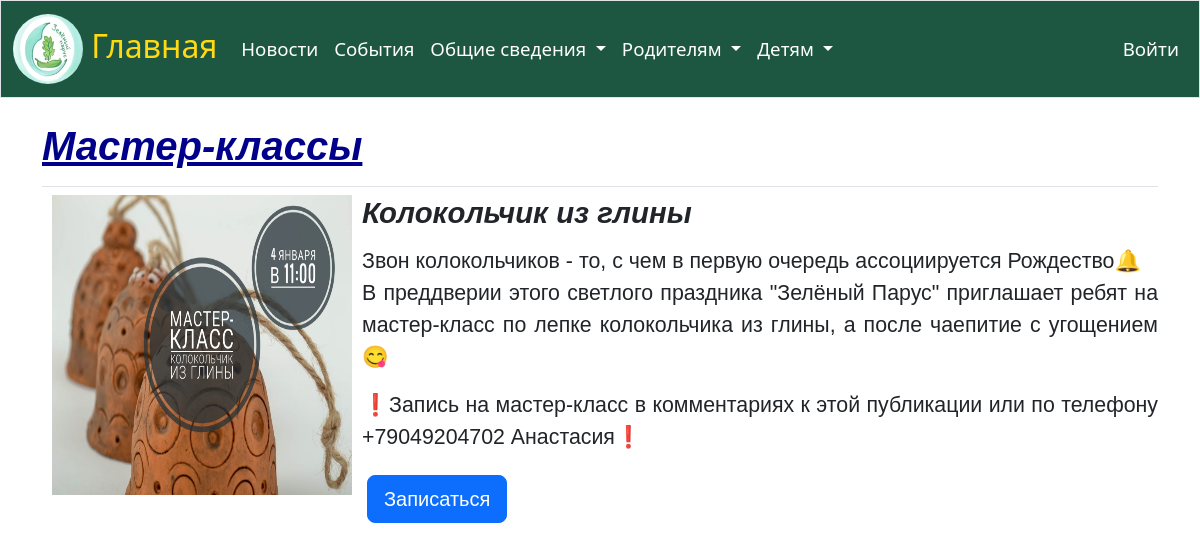
/masterclasses/1, run on the app's committed database.
### main/models.py (models this page shows)
class Masterclasses(models.Model):
    title = models.CharField(max_length=250, verbose_name='Название')
    description = models.TextField(verbose_name='Описание')
    link = models.CharField(max_length=250, verbose_name='Ссылка на форму')
    photo = models.ImageField(verbose_name='Фото', upload_to='media/masterclasses/', null=True)
    def __str__(self):
        return self.title
    class Meta:
        verbose_name = 'Мастер-класс'
        verbose_name_plural = 'Мастер-классы'
        ordering = ['id']

### main/views.py (the view)
# urls.py: path('masterclasses/<int:masterclass_id>', views.masterclass, name='masterclass'),
def masterclass(request, masterclass_id):
    current_masterclass = Masterclasses.objects.get(id=masterclass_id)
    context = {'masterclass': current_masterclass}
    return render(request, 'main/masterclass.html', context)

### main/templates/main/masterclass.html (shortened to what this page needs)
{% extends 'main/base.html' %}
{% load django_bootstrap5 %}
{% load static %}
{% block page_header %}
    <h1>
        <a href="{% url 'main:masterclasses' %}" style="color: darkblue">Мастер-классы</a>
    </h1>
{% endblock %}
{% block content %}
    <div class="current_masterclass">
        <img src="{{masterclass.photo.url}}" alt="{{masterclass}}" width="300px"
             height="300px" align="left" style="margin: 0 10px 10px;">
        <h3>{{masterclass}}</h3>
        <p>{{masterclass.description|linebreaks}}</p>
        <a href="{{masterclass.link}}" target="_blank" class="btn btn-lg btn-primary"
           style="margin: 5px">Записаться</a>
    </div>
    <link rel="stylesheet" href="{% static 'main/css/for_kids.css' %}">
{% endblock %}

### static/main/css/base.css (style rules this page uses)
html { height: 100%; }
.pb-2 h1 { color: #156641; font-size: 30pt; font-weight: 600; font-family: 'Nunito', sans-serif; font-style: italic; }
body { min-height:100%; position: relative; margin: 0; padding-bottom: 15px; }

### static/main/css/for_kids.css (style rules this page uses)
.current_masterclass { font-family: 'Nunito', sans-serif; }
.current_masterclass h3 { font-weight: bold; font-size: 22pt; font-style: italic; }
.current_masterclass p { font-size: 16pt; }

### data on the page
Masterclasses: photo (picture), title "Колокольчик из глины", description "Звон колокольчиков - то, с чем в первую очередь ассоциируется Рождество🔔 В преддверии этого светлого праздника \"Зелёный Парус\" приглашает ребят на мастер-класс по лепке колокольчика из глины, а после чаепитие с угощением😋 ❗Запись на мастер-класс в комментариях к этой публикации или по телефону +79049204702 Анастасия❗"
